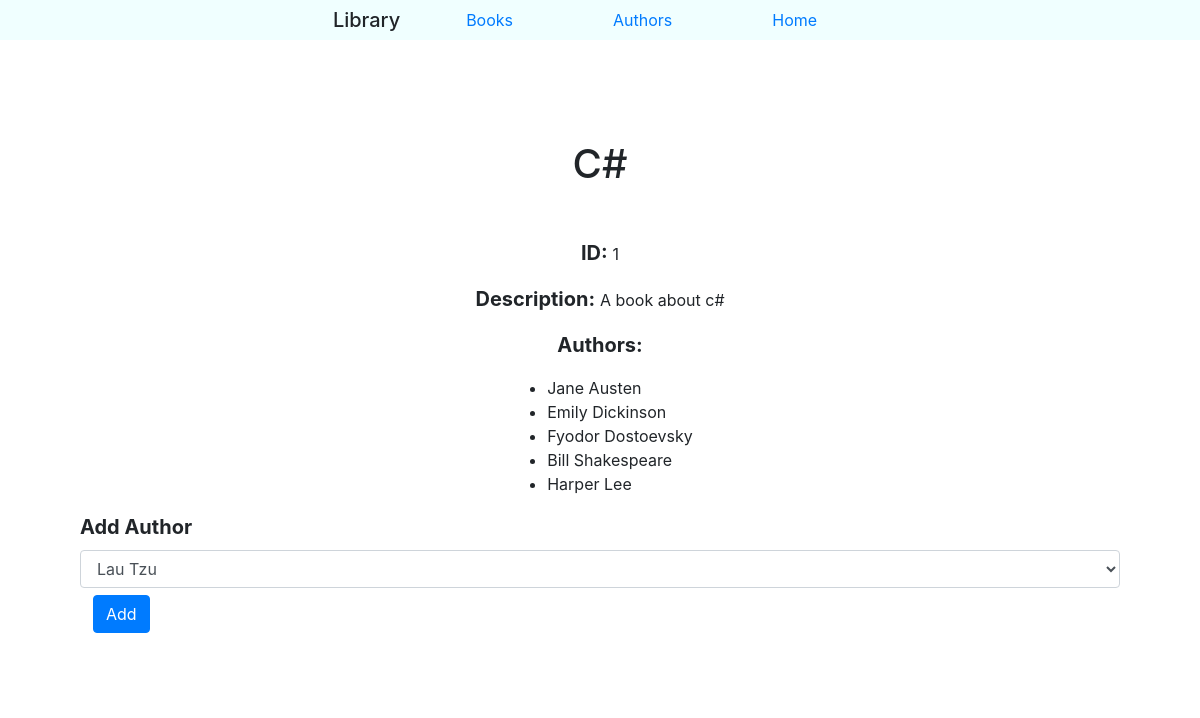
Screenshot of /books/1 with the database file from the repository.
### books_authors_app/models.py (models this page shows)
class Book(models.Model):
    title = models.CharField(max_length=255)
    desc = models.TextField()
    created_at = models.DateTimeField(auto_now_add=True)
    updated_at = models.DateTimeField(auto_now=True)

class Author(models.Model):
    first_name = models.CharField(max_length=45)
    last_name = models.CharField(max_length=45)
    notes = models.TextField()
    books = models.ManyToManyField(Book, related_name="authors")
    created_at = models.DateTimeField(auto_now_add=True)
    updated_at = models.DateTimeField(auto_now=True)
    def __str__(self):
        return '{} {}'.format(self.first_name, self.last_name)

### books_authors_app/views.py (the view)
# urls.py: path('books/<int:book_id>', views.book_info),
def book_info(request, book_id):
    context = {
        "book": Book.objects.get(id=book_id),
        "authors": Author.objects.exclude(books__id=book_id)
    }
    return render(request, 'book_info.html', context)

### books_authors_app/templates/book_info.html (shortened to what this page needs)
<!DOCTYPE html>
<html lang="en">
<head>
    <link rel="stylesheet" href="https://maxcdn.bootstrapcdn.com/bootstrap/4.0.0/css/bootstrap.min.css">
    {% load static %}
    <link rel="stylesheet" href="{% static 'style.css' %}">
</head>
<body>
    <nav class="menu">
        <span class="navbar-brand mb-0 h1">Library</span>
        <ul class="navbar-nav">
            <li class="nav-item active">
                <a class="nav-link" href="/books">Books</a>
            </li>
            <li class="nav-item active">
                <a class="nav-link" href="/authors">Authors</a>
            </li>
            <li class="nav-item active">
                <a class="nav-link" href="/">Home</a>
            </li>
        </ul>
    </nav>
    <div class="container">
        <h1>{{book.title}}</h1>
        <div class="info">
            <p><span>ID: </span>{{book.id}}</p>
            <p><span>Description: </span>{{book.desc}}</p>
            <p><span>Authors: </span></p>
            <ul>
                {% for author in book.authors.all %}
                <li>{{author}}</li>
                {% endfor %}
            </ul>
        </div>
        {% if authors %}
        <form action="/books/{{book.id}}/assign" method="POST">
            <label for="author_id">Add Author</label>
            <select class="form-control" name="author_id">
                {% for author in authors %}
                <option value="{{author.id}}">{{author}}</option>
                {% endfor %}
            </select>
            <div class="btn">
                <button type="submit" class="btn btn-primary">Add</button>
            </div>
        </form>
        {% endif %}
    </div>
</body>
</html>

### books_authors_app/static/style.css (style rules this page uses)
body { background: url('https://images.unsplash.com/photo-1529473814998-077b4fec6770?ixlib=rb-1.2.1&ixid=MnwxMjA3fDB8MHxwaG90by1wYWdlfHx8fGVufDB8fHx8&auto=format&fit=crop&w=1050&q=80') no-repeat center center fixed; -webkit-background-size: cover; -moz-background-size: cover; -o-background-size: cover; background-size: cover; }
.menu, .navbar-nav { display: flex; flex-direction: row; justify-content: center; background-color: azure; }
li { margin: 0px 50px 0px 50px; }
.container { margin-top: 50px; padding: 50px; background-color: white; }
.info { display: flex; flex-direction: column; justify-content: center; align-items: center; }
h1 { text-align: center; margin-bottom: 50px; }
span, label { font-weight: bold; font-size: 20px; }

### rows the page displays
Book: title "C#", id "1", desc "A book about c#"
Author: first_name+last_name "Jane Austen"
Author: first_name+last_name "Emily Dickinson"
Author: first_name+last_name "Fyodor Dostoevsky"
Author: first_name+last_name "Bill Shakespeare"
Author: first_name+last_name "Harper Lee"

### other values shown
form field author_id "Lau Tzu"
